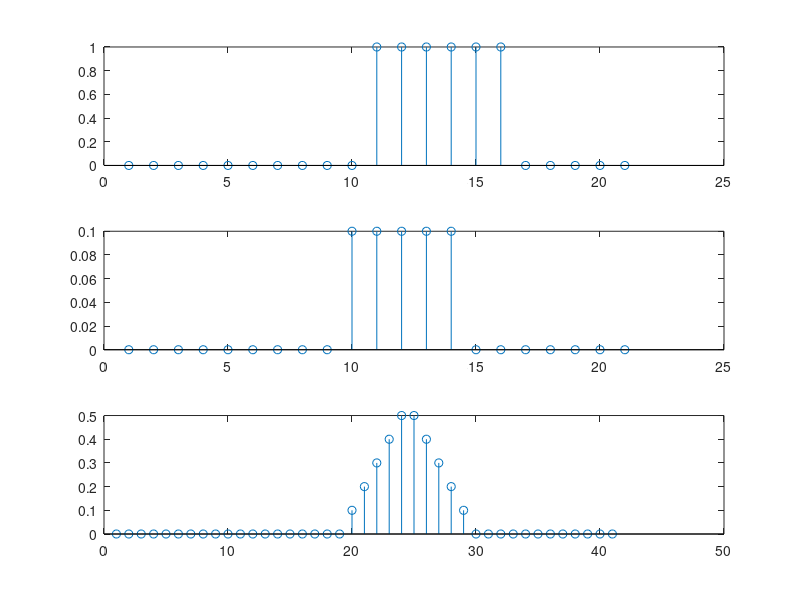

The MATLAB script that drew this image:
n= -10:1:10;
% Empty vector x and h
x = [];
h = [];
for(n = -10:10)
  if(n>= 0 & n<=5)
    x = [x 1];
  else
    x = [x 0];
  end
  if (-1<= n & n<=3)
    h = [h 0.1];
  else
    h = [h 0];
  endif
end

y = conv(x,h);
subplot(311);
stem(x);
subplot(312);
stem(h);
subplot(313);
stem(y);
